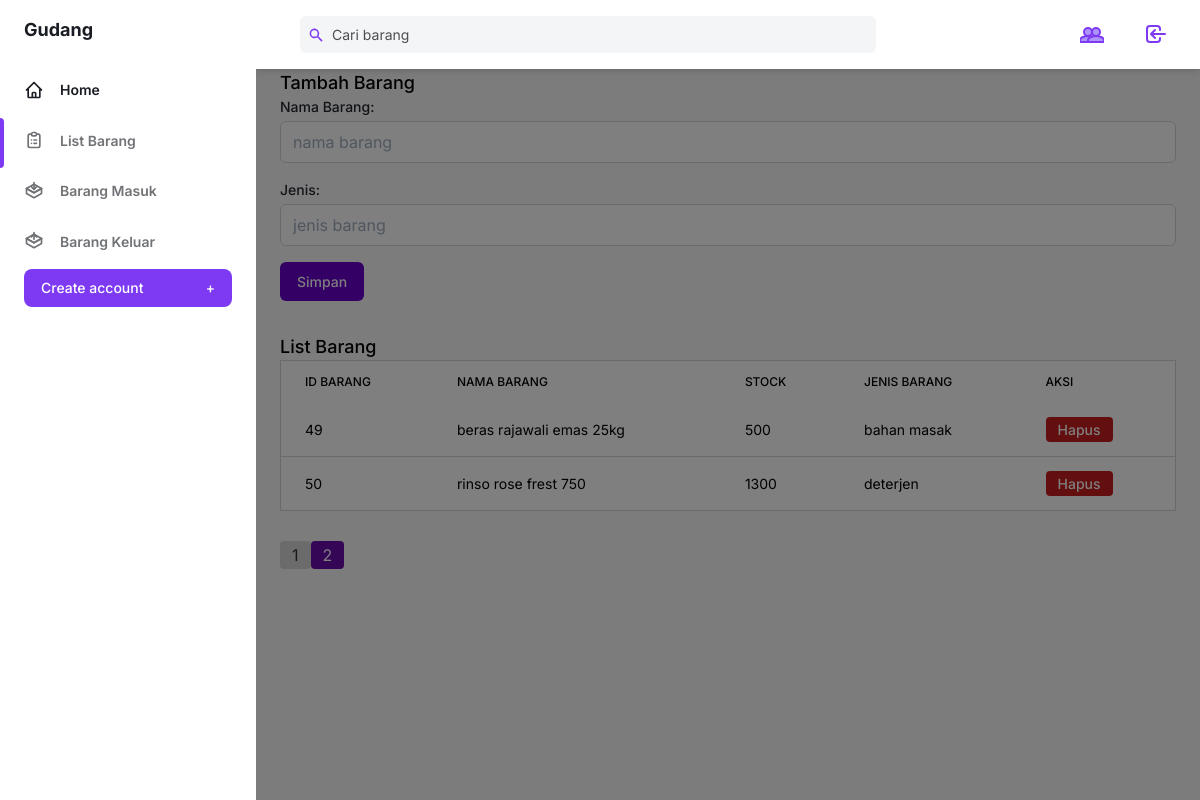
The page /tambah_barang.php?page=2 (signed in) on the database its author committed.
### tables this page shows
CREATE TABLE `barang` (
  `id_barang` int(11) NOT NULL,
  `nama_barang` varchar(255) DEFAULT NULL,
  `stock` int(11) DEFAULT NULL,
  `jenis` varchar(20) NOT NULL
);

### tambah_barang.php (the view, shortened to what this page needs)
<?php
include 'config.php';
$limit = 10;
$page = isset($_GET['page']) ? $_GET['page'] : 1;
$offset = ($page - 1) * $limit;
$query_barang = "SELECT * FROM barang LIMIT $limit OFFSET $offset";
$result_barang = $connect->query($query_barang);
$total_barang = $connect->query("SELECT COUNT(*) AS total FROM barang")->fetch_assoc()['total'];
$total_pages = ceil($total_barang / $limit);
?>
<!DOCTYPE html>
<html :class="{ 'theme-dark': dark }" x-data="data()" lang="en">
  <head>
    <link rel="stylesheet" href="./assets/css/tailwind.output.css" />
    <link
      rel="stylesheet"
      href="https://cdnjs.cloudflare.com/ajax/libs/Chart.js/2.9.3/Chart.min.css"
    />
    <link rel="stylesheet" href="./assets/css/baru.css">
  </head>
  <body>
    <div
      class="flex h-screen bg-gray-50 dark:bg-gray-900"
      :class="{ 'overflow-hidden': isSideMenuOpen }"
    >
      <aside
        class="z-20 hidden w-64 overflow-y-auto bg-white dark:bg-gray-800 md:block flex-shrink-0"
      >
        <div class="py-4 text-gray-500 dark:text-gray-400">
          <a
            class="ml-6 text-lg font-bold text-gray-800 dark:text-gray-200"
            href="#"
          >
            Gudang
          </a>
          <ul class="mt-6">
            <li class="relative px-6 py-3">
              <a
                class="inline-flex items-center w-full text-sm font-semibold text-gray-800 transition-colors duration-150 hover:text-gray-800 dark:hover:text-gray-200 dark:text-gray-100"
                href="index.php"
              >
                <svg
                  class="w-5 h-5"
                  aria-hidden="true"
                  fill="none"
                  stroke-linecap="round"
                  stroke-linejoin="round"
                  stroke-width="2"
                  viewBox="0 0 24 24"
                  stroke="currentColor"
                >
                  <path
                    d="M3 12l2-2m0 0l7-7 7 7M5 10v10a1 1 0 001 1h3m10-11l2 2m-2-2v10a1 1 0 01-1 1h-3m-6 0a1 1 0 001-1v-4a1 1 0 011-1h2a1 1 0 011 1v4a1 1 0 001 1m-6 0h6"
                  ></path>
                </svg>
                <span class="ml-4">Home</span>
              </a>
            </li>
          </ul>
          <ul>
            <li class="relative px-6 py-3">
            <span
                class="absolute inset-y-0 left-0 w-1 bg-purple-600 rounded-tr-lg rounded-br-lg"
                aria-hidden="true"
              ></span>
              <a
                class="inline-flex items-center w-full text-sm font-semibold transition-colors duration-150 hover:text-gray-800 dark:hover:text-gray-200"
                href="tambah_barang.php"
              >
                <span class="ml-4">List Barang</span>
              </a>
            </li>
            <li class="relative px-6 py-3">
              <a
                class="inline-flex items-center w-full text-sm font-semibold transition-colors duration-150 hover:text-gray-800 dark:hover:text-gray-200"
                href="barang_masuk.php"
              >
                <span class="ml-4">Barang Masuk</span>
              </a>
            </li>
            <li class="relative px-6 py-3">
              <a
                class="inline-flex items-center w-full text-sm font-semibold transition-colors duration-150 hover:text-gray-800 dark:hover:text-gray-200"
                href="barang_keluar.php"
              >
                <span class="ml-4">Barang Keluar</span>
              </a>
            </li>
           <?php if ($_SESSION['role_id'] == '1') : ?>
          <div class="px-6 my-5">
            <a href="pages/user_add.php">
            <button
              class="flex items-center justify-between w-full px-4 py-2 text-sm font-medium leading-5 text-white transition-colors duration-150 bg-purple-600 border border-transparent rounded-lg active:bg-purple-600 hover:bg-purple-700 focus:outline-none focus:shadow-outline-purple"
            >
              Create account
              <span class="ml-2" aria-hidden="true">+</span>
            </button>
            </a>
          </div>
          <?php endif; ?>
          </ul>
        </div>
      </aside>
      <div
        x-show="isSideMenuOpen"
        x-transition:enter="transition ease-in-out duration-150"
        x-transition:enter-start="opacity-0"
        x-transition:enter-end="opacity-100"
        x-transition:leave="transition ease-in-out duration-150"
        x-transition:leave-start="opacity-100"
        x-transition:leave-end="opacity-0"
        class="fixed inset-0 z-10 flex items-end bg-black bg-opacity-50 sm:items-center sm:justify-center"
      ></div>
      <div class="flex flex-col flex-1 w-full">
        <header class="z-10 py-4 bg-white shadow-md dark:bg-gray-800">
          <div
            class="container flex items-center justify-between h-full px-6 mx-auto text-purple-600 dark:text-purple-300"
          >
            <div class="flex justify-center flex-1 lg:mr-32">
              <div
                class="relative w-full max-w-xl mr-6 focus-within:text-purple-500"
              >
                <div class="absolute inset-y-0 flex items-center pl-2">
                  <svg
                    class="w-4 h-4"
                    aria-hidden="true"
                    fill="currentColor"
                    viewBox="0 0 20 20"
                  >
                    <path
                      fill-rule="evenodd"
                      d="M8 4a4 4 0 100 8 4 4 0 000-8zM2 8a6 6 0 1110.89 3.476l4.817 4.817a1 1 0 01-1.414 1.414l-4.816-4.816A6 6 0 012 8z"
                      clip-rule="evenodd"
                    ></path>
                  </svg>
                </div>
                <input
                  class="w-full pl-8 pr-2 text-sm text-gray-700 placeholder-gray-600 bg-gray-100 border-0 rounded-md dark:placeholder-gray-500 dark:focus:shadow-outline-gray dark:focus:placeholder-gray-600 dark:bg-gray-700 dark:text-gray-200 focus:placeholder-gray-500 focus:bg-white focus:border-purple-300 focus:outline-none focus:shadow-outline-purple form-input"
                  type="text"
                  placeholder="Cari barang"
                  aria-label="Search"
                />
              </div>
            </div>
            <ul class="flex items-center flex-shrink-0 space-x-6">
              <li class="flex">
              <?php if ($_SESSION['role_id'] == '1') : ?>
                <button>
                      <a
                        class="inline-flex items-center w-full px-2 py-1 text-sm font-semibold transition-colors duration-150 rounded-md hover:bg-gray-100 hover:text-gray-800 dark:hover:bg-gray-800 dark:hover:text-gray-200"
                        href="user.php"
                      >
                      </a>
                  </button>
                  <?php endif; ?>
                </li>
              <li class="flex">
                <button>
                      <a
                        class="inline-flex items-center w-full px-2 py-1 text-sm font-semibold transition-colors duration-150 rounded-md hover:bg-gray-100 hover:text-gray-800 dark:hover:bg-gray-800 dark:hover:text-gray-200"
                        href="logout.php"
                      >
                        <svg
                          class="w-6 h-6"
                          aria-hidden="true"
                          fill="none"
                          stroke-linecap="round"
                          stroke-linejoin="round"
                          stroke-width="2"
                          viewBox="0 0 24 24"
                          stroke="currentColor"
                        >
                          <path
                            d="M11 16l-4-4m0 0l4-4m-4 4h14m-5 4v1a3 3 0 01-3 3H6a3 3 0 01-3-3V7a3 3 0 013-3h7a3 3 0 013 3v1"
                          ></path>
                        </svg>
                      </a>
                  </button>
                </li>
            </ul>
          </div>
        </header>
    <main class="h-full pb-16 overflow-y-auto">
          <div class="container px-6 mx-auto grid">
            <div class="container">
        <h1 class="text-lg leading-3 font-medium text-gray-900 dark:text-gray-200">Tambah Barang</h1>
        <form action="tambah_barang.php" method="post" class="mt-5">
            <div class="mb-4">
                <label for="nama_barang" class="block text-sm font-medium text-gray-700 dark:text-gray-200">Nama Barang:</label>
                <input type="text" name="nama_barang" id="nama_barang" class="mt-1 block w-full px-3 py-2 bg-white border border-gray-300 rounded-md shadow-sm dark:border-gray-600 dark:bg-gray-700 focus:border-purple-400 focus:outline-none focus:shadow-outline-purple dark:text-gray-300 dark:focus:shadow-outline-gray sm:text-sm" placeholder="nama barang" required>
            </div>
            <div class="mb-4">
                <label for="jenis" class="block text-sm font-medium text-gray-700 dark:text-gray-200">Jenis:</label>
                <input type="text" name="jenis" id="jenis" class="mt-1 block w-full px-3 py-2 bg-white border border-gray-300 rounded-md shadow-sm dark:border-gray-600 dark:bg-gray-700 focus:border-purple-400 focus:outline-none focus:shadow-outline-purple dark:text-gray-300 dark:focus:shadow-outline-gray sm:text-sm" placeholder="jenis barang" required>
            </div>
            <input type="submit" name="simpan" value="Simpan" class="inline-flex justify-center py-2 px-4 border border-transparent shadow-sm text-sm font-medium rounded-md text-white focus:outline-none focus:ring-2 focus:ring-offset-2 focus:ring-indigo-500" style="background-color: #6A00CC; hover: background-color: #7A00DD;">
        </form>
        <h1 class="text-lg leading-3 font-medium text-gray-900 dark:text-gray-200 mt-8">List Barang</h1>
        <div class="overflow-x-auto">
        <table class="min-w-full w-full bg-white border border-gray-200 dark:bg-gray-800 dark:border-gray-700">
          <thead class="bg-gray-800">
            <tr>
                <th scope="col" class="px-6 py-3 text-left text-xs font-medium text-gray-300 dark:text-gray-200 uppercase tracking-wider">ID Barang</th>
                <th scope="col" class="px-6 py-3 text-left text-xs font-medium text-gray-300 dark:text-gray-200 uppercase tracking-wider">Nama Barang</th>
                <th scope="col" class="px-6 py-3 text-left text-xs font-medium text-gray-300 dark:text-gray-200 uppercase tracking-wider">Stock</th>
                <th scope="col" class="px-6 py-3 text-left text-xs font-medium text-gray-300 dark:text-gray-200 uppercase tracking-wider">Jenis Barang</th>
                <th scope="col" class="px-6 py-3 text-left text-xs font-medium text-gray-300 dark:text-gray-200 uppercase tracking-wider">Aksi</th>
            </tr>
          </thead>
            <tbody class="bg-gray-900 divide-y divide-gray-700">
              <?php
              $result_barang->data_seek(0);
              if ($result_barang->num_rows > 0) {
                while ($row = $result_barang->fetch_assoc()) {
                    echo "<tr>
                            <td class='px-6 py-4 whitespace-nowrap text-sm text-gray-300 dark:text-gray-200'>" . $row['id_barang'] . "</td>
                            <td class='px-6 py-4 whitespace-nowrap text-sm text-gray-300 dark:text-gray-200'>" . $row['nama_barang'] . "</td>
                            <td class='px-6 py-4 whitespace-nowrap text-sm text-gray-300 dark:text-gray-200'>" . $row['stock'] . "</td>
                            <td class='px-6 py-4 whitespace-nowrap text-sm text-gray-300 dark:text-gray-200'>" . $row['jenis'] . "</td>
                            <td class='px-6 py-4 whitespace-nowrap text-right text-sm font-medium'>
                            <a href='barang_hapus.php?id=" . $row["id_barang"] . "' style='background-color: #c81e1e;' class='text-white px-3 py-1 rounded hover:bg-red-700'>Hapus</a>
                            </td>
                          </tr>";
                }
            } else {
                echo "<tr><td colspan='4' class='px-6 py-4 whitespace-nowrap text-sm text-gray-300'>Tidak ada data barang</td></tr>";
            }
            ?>
            </tbody>
        </table>
      </div>
        <nav class="mt-8">
          <ul class="pagination flex">
            <?php for ($i = 1; $i <= $total_pages; $i++) { ?>
                <li class="page-item <?php if ($i == $page) echo 'active'; ?>">
                <a class="page-link px-3 py-1 rounded mx-1 <?php if ($i == $page) echo 'bg-active'; else echo 'bg-inactive'; ?>" href="tambah_barang.php?page=<?= $i; ?>"><?= $i; ?></a>
                </li>
            <?php } ?>
            </ul>
          </nav>
      </div>
    </main>
  </div>
</body>
</html>

### assets/css/baru.css (style rules this page uses)
.bg-active { background-color: #6a0dad; color: white; }
.bg-inactive { background-color: #d7d7d7; color: #333; }

### rows shown on the page
barang: id_barang "49", nama_barang "beras rajawali emas 25kg", stock "500", jenis "bahan masak"
barang: id_barang "50", nama_barang "rinso rose frest 750", stock "1300", jenis "deterjen"
